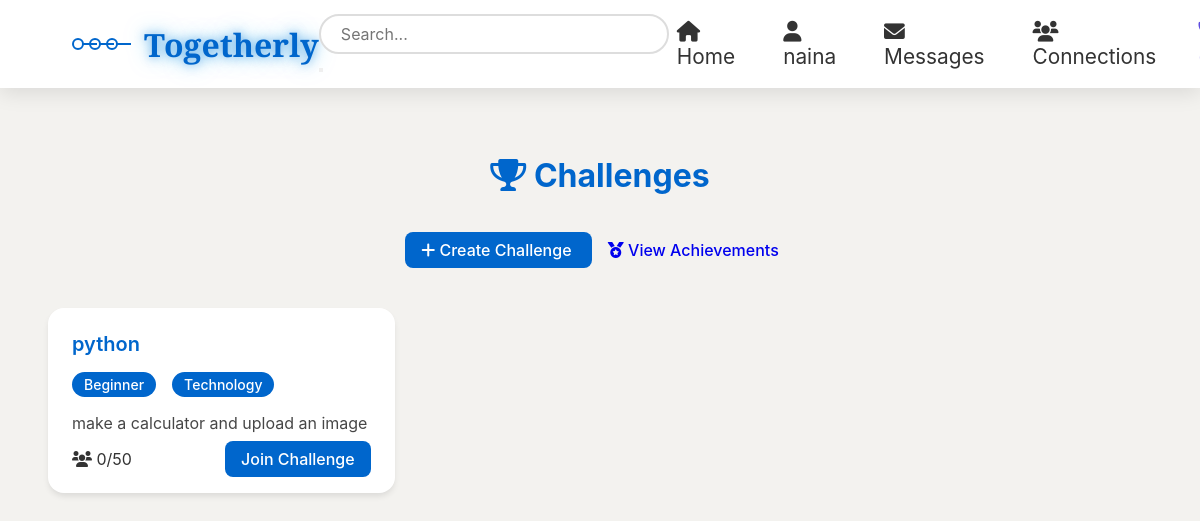
The page /challenges/ (signed in) on the database its author committed.
### users/models.py (models this page shows, shortened)
class User(AbstractUser):
    email = models.EmailField(unique=True)

### challenges/models.py (models this page shows, shortened)
class SkillChallenge(models.Model):
    DIFFICULTY_CHOICES = [
        ('beginner', 'Beginner'),
        ('intermediate', 'Intermediate'),
        ('advanced', 'Advanced')
    ]
    CATEGORY_CHOICES = [
        ('tech', 'Technology'),
        ('design', 'Design'),
        ('marketing', 'Marketing'),
        ('business', 'Business Strategy'),
        ('writing', 'Content Writing'),
        ('data', 'Data Analysis')
    ]
    creator = models.ForeignKey(User, on_delete=models.CASCADE)
    title = models.CharField(max_length=200)
    description = models.TextField()
    difficulty = models.CharField(max_length=20, choices=DIFFICULTY_CHOICES)
    category = models.CharField(max_length=20, choices=CATEGORY_CHOICES)
    start_date = models.DateTimeField()
    end_date = models.DateTimeField()
    max_participants = models.IntegerField(default=50)
    prize_description = models.TextField(blank=True)
    created_at = models.DateTimeField(auto_now_add=True)
    image = models.ImageField(upload_to='challenge_images/', null=True, blank=True)
    def get_participants_count(self):
        return self.challengeparticipation_set.count()

### challenges/views.py (the view)
# urls.py: path('', views.challenge_list, name='challenge_list'),
@login_required
def challenge_list(request):
    active_challenges = SkillChallenge.objects.filter(
        end_date__gte=timezone.now()
    ).annotate(
        participants_count=Count('challengeparticipation')
    ).order_by('start_date')
    user_participations = ChallengeParticipation.objects.filter(
        user=request.user
    ).values_list('challenge_id', flat=True)
    context = {
        'active_challenges': active_challenges,
        'user_participations': user_participations,
    }
    return render(request, 'challenges/challenge_list.html', context)

### challenges/templates/challenges/challenge_list.html (shortened to what this page needs)
<!DOCTYPE html>
<html lang="en">
<head>
    <link rel="stylesheet" href="https://cdnjs.cloudflare.com/ajax/libs/font-awesome/6.0.0-beta3/css/all.min.css">
</head>
<body>
    <div class="navbar">
        <div class="logo">
            <div class="logo-icon">
                <div class="logo-circle"></div>
                <div class="logo-circle"></div>
                <div class="logo-circle"></div>
            </div>
            <span class="logo-text">Togetherly</span>
        </div>
        <div class="search-container">
            <div class="search-box">
                <input type="text" class="search-input" placeholder="Search...">
                <button class="search-btn">
                </button>
            </div>
        </div>
        <div class="nav-links">
            {% if user.is_authenticated %}
                <div class="nav-item">
                    <a href="{% url 'home' %}"><i class="fas fa-home"></i> Home</a>
                </div>
                <div class="nav-item">
                    <a href="{% url 'profile' %}"><i class="fas fa-user"></i> {{ user.first_name|default:user.username }}</a>
                </div>
                <div class="nav-item">
                    <a href="{% url 'messaging' %}"><i class="fas fa-envelope"></i> Messages</a>
                </div>
                <div class="nav-item">
                    <a href="{% url 'connections' %}"><i class="fas fa-users"></i> Connections</a>
                </div>
                <div class="nav-item">
                </div>
            {% endif %}
        </div>
    </div>
    <main class="main-content">
        <h1 class="page-title" style="text-align: center;line-height: 8rem;color: #0066cc;">
            <i class="fas fa-trophy"></i> Challenges
        </h1>
        <div class="challenge-actions" style="text-align: center; margin-bottom: 2rem;">
            <a href="{% url 'create_challenge' %}" class="btn btn-primary">
                <i class="fas fa-plus"></i> Create Challenge
            </a>
            <a href="{% url 'user_achievements' %}" class="btn btn-secondary">
                <i class="fas fa-medal"></i> View Achievements
            </a>
        </div>
        <div class="challenges-grid">
            {% for challenge in active_challenges %}
            <div class="challenge-card">
                <h3 class="challenge-title">{{ challenge.title }}</h3>
                <div class="challenge-info">
                    <span class="badge">{{ challenge.get_difficulty_display }}</span>
                    <span class="badge">{{ challenge.get_category_display }}</span>
                </div>
                <p class="challenge-description">{{ challenge.description|truncatewords:30 }}</p>
                <div class="challenge-footer">
                    <div class="challenge-stats">
                        <i class="fas fa-users"></i> {{ challenge.get_participants_count }}/{{ challenge.max_participants }}
                    </div>
                    <div class="challenge-actions">
                        {% if challenge.id in user_participations %}
                        <a href="{% url 'challenge_detail' challenge.id %}" class="btn btn-primary">View Submission</a>
                        {% else %}
                        <a href="{% url 'challenge_detail' challenge.id %}" class="btn btn-primary">Join Challenge</a>
                        {% endif %}
                    </div>
                </div>
            </div>
            {% empty %}
            <div class="no-challenges">
                <p>No active challenges available.</p>
            </div>
            {% endfor %}
        </div>
    </main>
</body>
</html>

### challenges/templates/challenges/challenge_list.html (style rules this page uses)
:root { --primary-color: #0066cc; --bg-color: #f3f2ef; --text-color: #333; --card-bg: #ffffff; --border-color: #e0e0e0; --hover-bg: #f5f5f5; --nav-bg: #ffffff; --shadow-color: rgba(0, 0, 0, 0.1); }
* { margin: 0; padding: 0; box-sizing: border-box; font-family: -apple-system, system-ui, BlinkMacSystemFont, "Segoe UI", Roboto; }
body { background: var(--bg-color); color: var(--text-color); }
.navbar { position: fixed; top: 0; left: 0; width: 100%; padding: 1rem 2rem; background: var(--nav-bg); backdrop-filter: blur(10px); -webkit-backdrop-filter: blur(10px); box-shadow: 0 5px 20px rgba(0, 0, 0, 0.1); display: flex; justify-content: space-between; align-items: center; z-index: 1000; height: 5.5rem; transition: all 0.3s ease; }
.logo { display: flex; align-items: center; gap: 10px; margin-left: 2.5rem; }
.logo-icon { display: flex; align-items: center; gap: 5px; animation: float 3s ease-in-out infinite; }
.logo-circle { width: 12px; height: 12px; border: 2px solid var(--primary-color); border-radius: 50%; position: relative; }
.logo-circle::after { content: ''; position: absolute; top: 50%; left: 100%; width: 15px; height: 2px; background: var(--primary-color); transform: translateY(-50%); }
.logo-text { font-family: 'Cinzel', serif; font-size: 32px; font-weight: 600; color: var(--primary-color); margin-left: 1rem; text-shadow: 0 0 10px rgba(0, 102, 204, 0.5), 0 0 20px rgba(0, 194, 255, 0.5); transition: text-shadow 0.5s ease; }
.search-container { display: flex; justify-content: center; align-items: center; min-height: 100px; }
.search-box { position: relative; }
.search-input { padding: 10px 40px 10px 20px; width: 350px; height: 40px; background-color: white; border: 2px solid #ddd; border-radius: 25px; outline: none; transition: all 0.3s ease; font-size: 16px; }
.nav-links { display: flex; justify-content: space-between; margin-right: 4rem; }
.nav-item { display: flex; flex-direction: column; align-items: center; gap: 4px; text-decoration: none; font-size: 0.8em; padding: 0 8px; cursor: pointer; margin-right: 2rem; }
.nav-item a { font-size: 1.3rem; text-decoration: none; color: var(--text-color); position: relative; transition: color 0.3s ease; }
.nav-item a::after { content: ''; position: absolute; bottom: -5px; left: 0; width: 0; height: 2px; background: var(--primary-color); transition: width 0.3s ease; }
.main-content { padding: 7rem 2rem 2rem; max-width: 1200px; margin: 0 auto; }
.challenges-grid { display: grid; grid-template-columns: repeat(auto-fill, minmax(300px, 1fr)); gap: 2rem; padding: 1rem; }
.challenge-card { background: var(--card-bg); border-radius: 1rem; padding: 1.5rem; box-shadow: 0 4px 6px -1px var(--shadow-color); transform-style: preserve-3d; transition: all 0.3s ease; position: relative; overflow: hidden; }
.challenge-card::before { content: ''; position: absolute; top: 0; left: 0; right: 0; bottom: 0; background: linear-gradient( 135deg, var(--primary-color) 0%, transparent 100% ); opacity: 0; transition: opacity 0.3s ease; border-radius: 1rem; }
.challenge-title { font-size: 1.25rem; font-weight: 600; margin-bottom: 1rem; color: var(--primary-color); }
.challenge-info { display: flex; gap: 1rem; margin-bottom: 1rem; }
.badge { padding: 0.25rem 0.75rem; border-radius: 9999px; font-size: 0.875rem; font-weight: 500; background-color: var(--primary-color); color: white; }
.challenge-description { margin-bottom: 1rem; color: var(--text-color); opacity: 0.9; }
.challenge-footer { display: flex; justify-content: space-between; align-items: center; margin-top: 1rem; }
.btn { padding: 0.5rem 1rem; border-radius: 0.5rem; font-weight: 500; text-decoration: none; transition: all 0.3s ease; border: none; cursor: pointer; }
.btn-primary { background-color: var(--primary-color); color: white; }
.challenge-card { animation: fadeIn 0.5s ease-out forwards; }

### rows shown on the page
User: first_name "naina"
SkillChallenge: title "python", difficulty "Beginner", category "Technology", description "make a calculator and upload an image", get_participants_count "0", max_participants "50", shows "Join Challenge"
